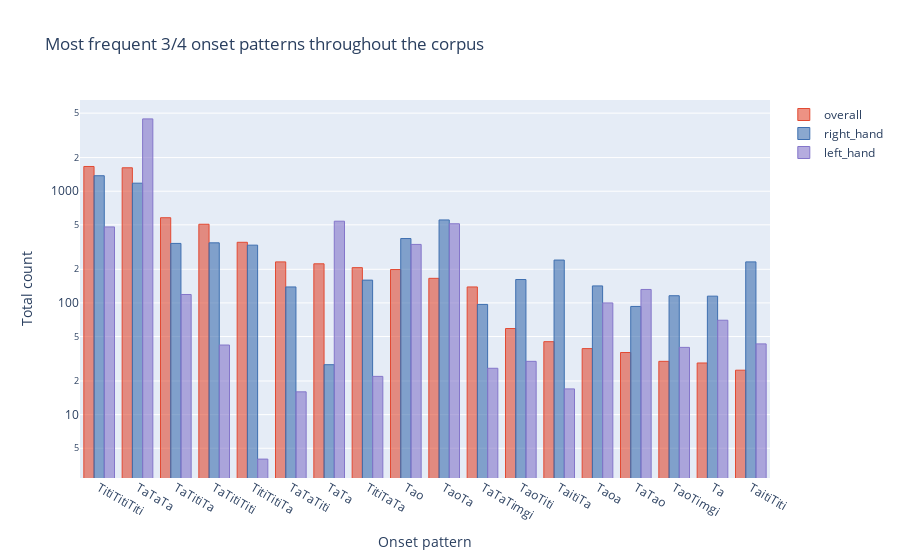

This figure's notebook cell:
### Markdown cell above
### Most frequent rhythms in triple meter (3/4)

### Code cell
pd.read_csv(os.path.join(data_tsv, 'onset_pattern_triple.tsv'), sep='\t', index_col=0).iplot('bar', 
               layout=dict(yaxis={'type': 'log', 
                                  'title': 'Total count'},
                           xaxis={'title': 'Onset pattern'},
                           title='Most frequent 3/4 onset patterns throughout the corpus'))

### Figure 1 — Plotly figure (JSON) as saved in the notebook; plotly's stock layout.template omitted (floating-point values rounded to 4 significant figures)
{"data": [{"marker": {"color": "rgba(226, 74, 51, 0.6)", "line": {"color": "rgba(226, 74, 51, 1.0)", "width": 1}}, "name": "overall", "orientation": "v", "text": "", "type": "bar", "x": ["TitiTitiTiti", "TaTaTa", "TaTitiTa", "TaTitiTiti", "TitiTitiTa", "TaTaTiti", "TaTa", "TitiTaTa", "Tao", "TaoTa", "TaTaTimgi", "TaoTiti", "TaitiTa", "Taoa", "TaTao", "TaoTimgi", "Ta", "TaitiTiti"], "y": [1665, 1621, 579, 506, 349, 233, 224, 207, 199, 166, 139, 59, 45, 39, 36, 30, 29, 25]}, {"marker": {"color": "rgba(62, 111, 176, 0.6)", "line": {"color": "rgba(62, 111, 176, 1.0)", "width": 1}}, "name": "right_hand", "orientation": "v", "text": "", "type": "bar", "x": ["TitiTitiTiti", "TaTaTa", "TaTitiTa", "TaTitiTiti", "TitiTitiTa", "TaTaTiti", "TaTa", "TitiTaTa", "Tao", "TaoTa", "TaTaTimgi", "TaoTiti", "TaitiTa", "Taoa", "TaTao", "TaoTimgi", "Ta", "TaitiTiti"], "y": [1376, 1180, 341, 345, 329, 139, 28, 160, 377, 553, 97, 162, 242, 142, 93, 116, 115, 233]}, {"marker": {"color": "rgba(132, 118, 202, 0.6)", "line": {"color": "rgba(132, 118, 202, 1.0)", "width": 1}}, "name": "left_hand", "orientation": "v", "text": "", "type": "bar", "x": ["TitiTitiTiti", "TaTaTa", "TaTitiTa", "TaTitiTiti", "TitiTitiTa", "TaTaTiti", "TaTa", "TitiTaTa", "Tao", "TaoTa", "TaTaTimgi", "TaoTiti", "TaitiTa", "Taoa", "TaTao", "TaoTimgi", "Ta", "TaitiTiti"], "y": [479, 4439, 119, 42, 4, 16, 539, 22, 334, 511, 26, 30, 17, 100, 132, 40, 70, 43]}], "layout": {"title": {"text": "Most frequent 3/4 onset patterns throughout the corpus"}, "xaxis": {"title": {"text": "Onset pattern"}}, "yaxis": {"title": {"text": "Total count"}, "type": "log"}}}
